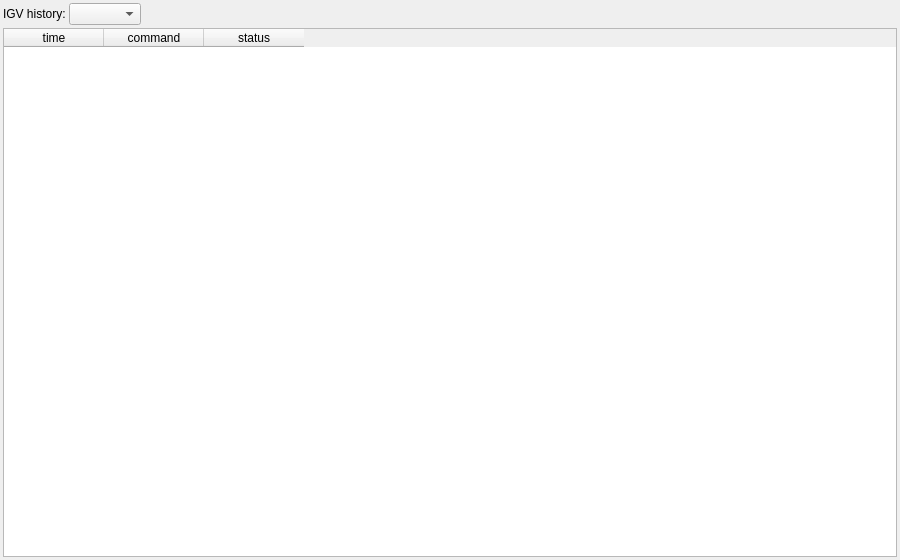
<?xml version="1.0" encoding="UTF-8"?>
<ui version="4.0">
 <class>IgvLogWidget</class>
 <widget class="QWidget" name="IgvLogWidget">
  <property name="geometry">
   <rect>
    <x>0</x>
    <y>0</y>
    <width>900</width>
    <height>560</height>
   </rect>
  </property>
  <property name="sizePolicy">
   <sizepolicy hsizetype="MinimumExpanding" vsizetype="MinimumExpanding">
    <horstretch>0</horstretch>
    <verstretch>0</verstretch>
   </sizepolicy>
  </property>
  <property name="minimumSize">
   <size>
    <width>900</width>
    <height>500</height>
   </size>
  </property>
  <property name="windowTitle">
   <string>Form</string>
  </property>
  <layout class="QVBoxLayout" name="verticalLayout">
   <property name="spacing">
    <number>3</number>
   </property>
   <property name="leftMargin">
    <number>3</number>
   </property>
   <property name="topMargin">
    <number>3</number>
   </property>
   <property name="rightMargin">
    <number>3</number>
   </property>
   <property name="bottomMargin">
    <number>3</number>
   </property>
   <item>
    <layout class="QHBoxLayout" name="horizontalLayout">
     <property name="spacing">
      <number>3</number>
     </property>
     <item>
      <widget class="QLabel" name="label_3">
       <property name="text">
        <string>IGV history:</string>
       </property>
      </widget>
     </item>
     <item>
      <widget class="QComboBox" name="igv_instance"/>
     </item>
     <item>
      <spacer name="horizontalSpacer">
       <property name="orientation">
        <enum>Qt::Horizontal</enum>
       </property>
       <property name="sizeHint" stdset="0">
        <size>
         <width>40</width>
         <height>20</height>
        </size>
       </property>
      </spacer>
     </item>
    </layout>
   </item>
   <item>
    <widget class="QTableWidget" name="table">
     <property name="contextMenuPolicy">
      <enum>Qt::CustomContextMenu</enum>
     </property>
     <property name="selectionMode">
      <enum>QAbstractItemView::SingleSelection</enum>
     </property>
     <property name="selectionBehavior">
      <enum>QAbstractItemView::SelectRows</enum>
     </property>
     <attribute name="horizontalHeaderMinimumSectionSize">
      <number>25</number>
     </attribute>
     <attribute name="verticalHeaderMinimumSectionSize">
      <number>30</number>
     </attribute>
     <attribute name="verticalHeaderDefaultSectionSize">
      <number>30</number>
     </attribute>
     <column>
      <property name="text">
       <string>time</string>
      </property>
     </column>
     <column>
      <property name="text">
       <string>command</string>
      </property>
     </column>
     <column>
      <property name="text">
       <string>status</string>
      </property>
     </column>
    </widget>
   </item>
  </layout>
 </widget>
 <resources/>
 <connections/>
</ui>
